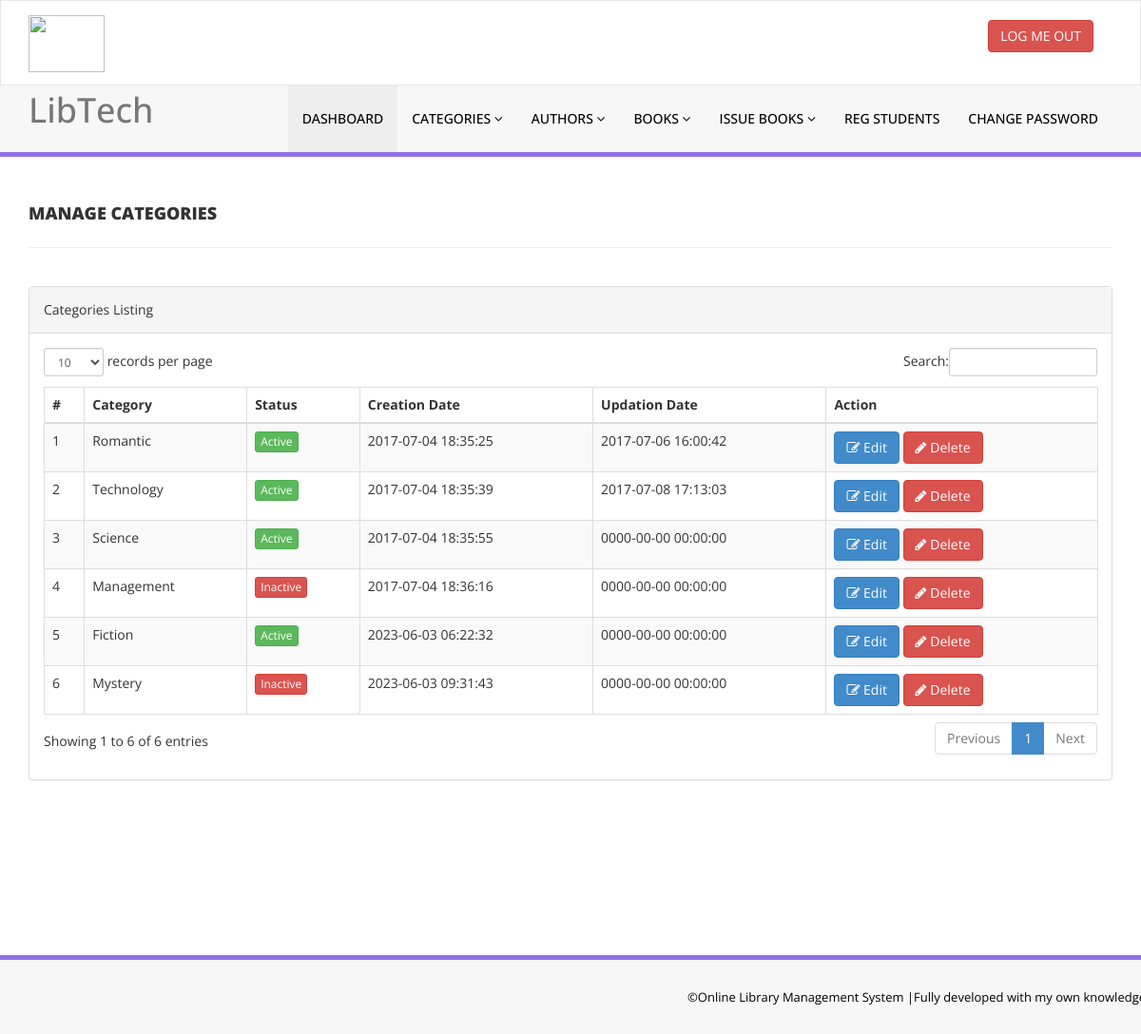
The page /library/admin/manage-categories.php (signed in) on the database its author committed.
### tables this page shows
CREATE TABLE `tblcategory` (
  `id` int(11) NOT NULL,
  `CategoryName` varchar(150) DEFAULT NULL,
  `Status` int(1) DEFAULT NULL,
  `CreationDate` timestamp NULL DEFAULT current_timestamp(),
  `UpdationDate` timestamp NULL DEFAULT '0000-00-00 00:00:00' ON UPDATE current_timestamp()
);

### library/admin/manage-categories.php (the view, shortened to what this page needs)
<?php
include('includes/config.php');
if(strlen($_SESSION['alogin'])==0)
    {
header('location:index.php');
}
else{
    ?>
<!DOCTYPE html>
<html xmlns="http://www.w3.org/1999/xhtml">
<head>
    <link href="assets/css/bootstrap.css" rel="stylesheet" />
    <link href="assets/css/font-awesome.css" rel="stylesheet" />
    <link href="assets/js/dataTables/dataTables.bootstrap.css" rel="stylesheet" />
    <link href="assets/css/style.css" rel="stylesheet" />
</head>
<body>
<?php include('includes/header.php');?>
    <div class="content-wrapper">
         <div class="container">
        <div class="row pad-botm">
            <div class="col-md-12">
                <h4 class="header-line">Manage Categories</h4>
    </div>
     <div class="row">
</div>
        </div>
            <div class="row">
                <div class="col-md-12">
                    <div class="panel panel-default">
                        <div class="panel-heading">
                           Categories Listing
                        </div>
                        <div class="panel-body">
                            <div class="table-responsive">
                                <table class="table table-striped table-bordered table-hover" id="dataTables-example">
                                    <thead>
                                        <tr>
                                            <th>#</th>
                                            <th>Category</th>
                                            <th>Status</th>
                                            <th>Creation Date</th>
                                            <th>Updation Date</th>
                                            <th>Action</th>
                                        </tr>
                                    </thead>
                                    <tbody>
<?php $sql = "SELECT * from  tblcategory";
$query = $dbh -> prepare($sql);
$query->execute();
$results=$query->fetchAll(PDO::FETCH_OBJ);
$cnt=1;
if($query->rowCount() > 0)
{
foreach($results as $result)
{               ?>
                                        <tr class="odd gradeX">
                                            <td class="center"><?php echo htmlentities($cnt);?></td>
                                            <td class="center"><?php echo htmlentities($result->CategoryName);?></td>
                                            <td class="center"><?php if($result->Status==1) {?>
                                            <a href="#" class="btn btn-success btn-xs">Active</a>
                                            <?php } else {?>
                                            <a href="#" class="btn btn-danger btn-xs">Inactive</a>
                                            <?php } ?></td>
                                            <td class="center"><?php echo htmlentities($result->CreationDate);?></td>
                                            <td class="center"><?php echo htmlentities($result->UpdationDate);?></td>
                                            <td class="center">
                                            <a href="edit-category.php?catid=<?php echo htmlentities($result->id);?>"><button class="btn btn-primary"><i class="fa fa-edit "></i> Edit</button>
                                          <a href="manage-categories.php?del=<?php echo htmlentities($result->id);?>" onclick="return confirm('Are you sure you want to delete?');"" >  <button class="btn btn-danger"><i class="fa fa-pencil"></i> Delete</button>
                                            </td>
                                        </tr>
 <?php $cnt=$cnt+1;}} ?>
                                    </tbody>
                                </table>
                            </div>
                        </div>
                    </div>
                </div>
            </div>
    </div>
    </div>
  <?php include('includes/footer.php');?>
</body>
</html>
<?php } ?>

### library/admin/includes/header.php (shortened to what this page needs)
<div class="navbar navbar-inverse set-radius-zero" >
        <div class="container">
            <div class="navbar-header">
                <a class="navbar-brand">
                    <div>
                        <img class="fleft"src="assets/img/logo.jpeg" width="80" height="60" />
                    <h1>LibTech</h1>
                </div>
                </a>
            </div>
            <div class="right-div">
                <a href="logout.php" class="btn btn-danger pull-right">LOG ME OUT</a>
            </div>
        </div>
    </div>
    <section class="menu-section">
        <div class="container">
            <div class="row ">
                <div class="col-md-12">
                    <div class="navbar-collapse collapse ">
                        <ul id="menu-top" class="nav navbar-nav navbar-right">
                            <li><a href="dashboard.php" class="menu-top-active">DASHBOARD</a></li>
                            <li>
                                <a href="#" class="dropdown-toggle" id="ddlmenuItem" data-toggle="dropdown"> Categories <i class="fa fa-angle-down"></i></a>
                            </li>
                            <li>
                                <a href="#" class="dropdown-toggle" id="ddlmenuItem" data-toggle="dropdown"> Authors <i class="fa fa-angle-down"></i></a>
                            </li>
 <li>
                                <a href="#" class="dropdown-toggle" id="ddlmenuItem" data-toggle="dropdown"> Books <i class="fa fa-angle-down"></i></a>
                            </li>
                           <li>
                                <a href="#" class="dropdown-toggle" id="ddlmenuItem" data-toggle="dropdown"> Issue Books <i class="fa fa-angle-down"></i></a>
                            </li>
                             <li><a href="reg-students.php">Reg Students</a></li>
  <li><a href="change-password.php">Change Password</a></li>
                        </ul>
                    </div>
                </div>
            </div>
        </div>
    </section>

### library/admin/includes/footer.php
<section class="footer-section">
     <div class="container">
         <div class="row">
             <div class="col-md-12">
                &copy;Online Library Management System |Fully developed with my own knowledge
             </div>
         </div>
     </div>
 </section>

### library/admin/assets/css/style.css (style rules this page uses)
.set-radius-zero { border-radius:0px; -moz-border-radius:0px; -webkit-border-radius:0px; }
.content-wrapper { margin-top: 40px; min-height:800px; padding-bottom:90px; }
.header-line { font-weight:900; padding-bottom:25px; border-bottom:1px solid #eeeeee; text-transform:uppercase; }
.pad-botm { padding-bottom:30px; }
.right-div { float: right; padding: 20px; }
#menu-top a { color:#000; text-decoration:none; font-weight:500; padding: 25px 15px 25px 15px; text-transform:uppercase; }
.menu-section { background-color: #f7f7f7; border-bottom:5px solid #9170E4; width:100% }
.menu-top-active { background-color:#eeeeee; }
.navbar-inverse { background-color: #FFF; border-color: rgba(155, 153, 153, 0.23); }
.navbar { min-height: 90px; margin-bottom: 0px; }
.footer-section { padding:25px 50px 25px 50px; color:#000; font-size:13px; background-color: #f7f7f7; text-align:right; border-top:5px solid #9170E4; }

### rows shown on the page
tblcategory: CategoryName "Romantic", Status "Active", CreationDate "2017-07-04 18:35:25", UpdationDate "2017-07-06 16:00:42"
tblcategory: CategoryName "Technology", Status "Active", CreationDate "2017-07-04 18:35:39", UpdationDate "2017-07-08 17:13:03"
tblcategory: CategoryName "Science", Status "Active", CreationDate "2017-07-04 18:35:55", UpdationDate "0000-00-00 00:00:00"
tblcategory: CategoryName "Management", Status "Inactive", CreationDate "2017-07-04 18:36:16", UpdationDate "0000-00-00 00:00:00"
tblcategory: CategoryName "Fiction", Status "Active", CreationDate "2023-06-03 06:22:32", UpdationDate "0000-00-00 00:00:00"
tblcategory: CategoryName "Mystery", Status "Inactive", CreationDate "2023-06-03 09:31:43", UpdationDate "0000-00-00 00:00:00"
